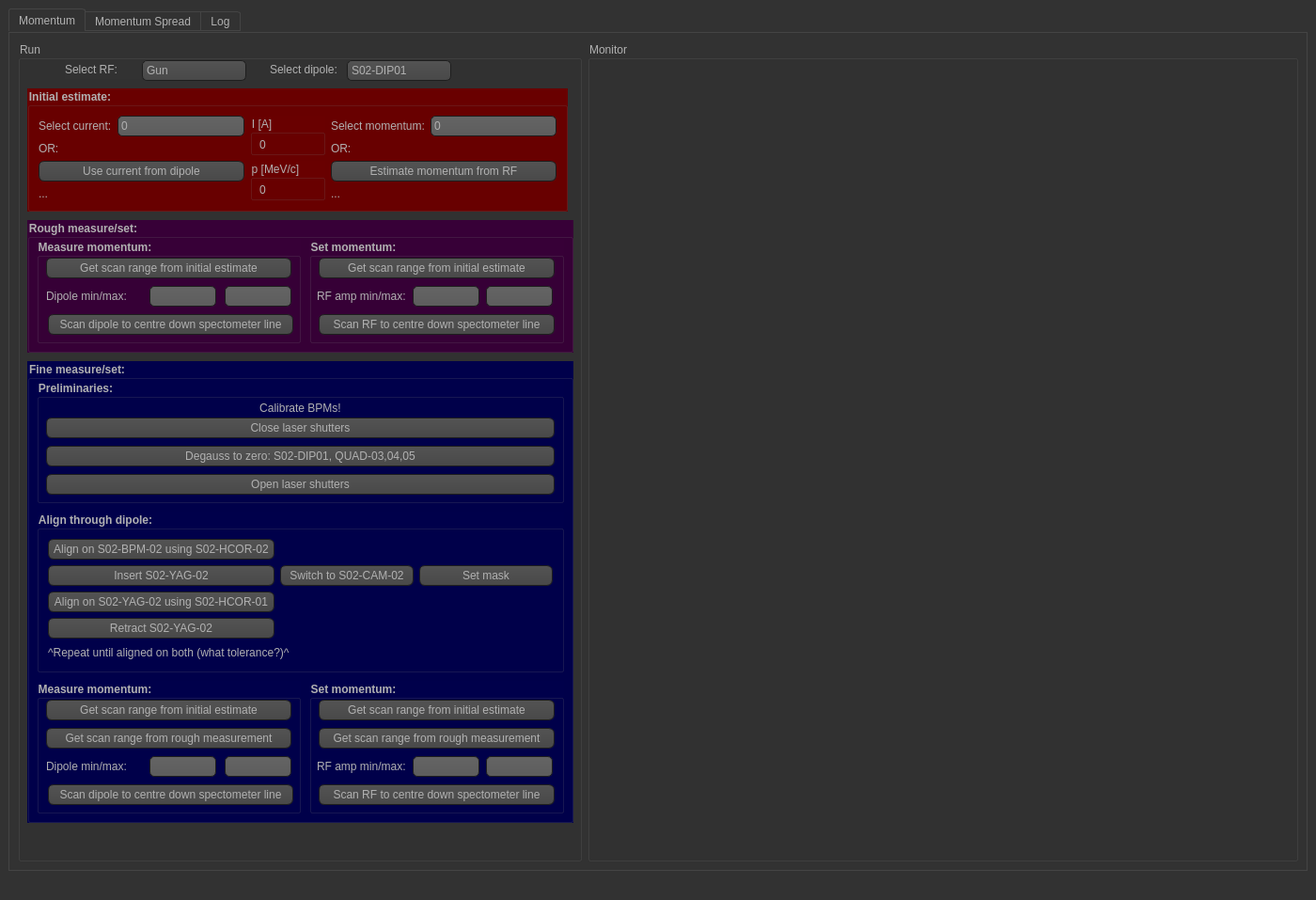
<?xml version="1.0" encoding="UTF-8"?>
<ui version="4.0">
 <class>MainWindow</class>
 <widget class="QMainWindow" name="MainWindow">
  <property name="geometry">
   <rect>
    <x>0</x>
    <y>0</y>
    <width>1400</width>
    <height>957</height>
   </rect>
  </property>
  <property name="windowTitle">
   <string>MainWindow</string>
  </property>
  <property name="styleSheet">
   <string notr="true">QToolTip
{
     border: 1px solid black;
     background-color: #ffa02f;
     padding: 1px;
     border-radius: 3px;
     opacity: 100;
}

QWidget
{
    color: #b1b1b1;
    background-color: #323232;
}

QWidget:item:hover
{
    background-color: QLinearGradient( x1: 0, y1: 0, x2: 0, y2: 1, stop: 0 #ffa02f, stop: 1 #ca0619);
    color: #000000;
}

QWidget:item:selected
{
    background-color: QLinearGradient( x1: 0, y1: 0, x2: 0, y2: 1, stop: 0 #ffa02f, stop: 1 #d7801a);
}

QMenuBar::item
{
    background: transparent;
}

QMenuBar::item:selected
{
    background: transparent;
    border: 1px solid #ffaa00;
}

QMenuBar::item:pressed
{
    background: #444;
    border: 1px solid #000;
    background-color: QLinearGradient(
        x1:0, y1:0,
        x2:0, y2:1,
        stop:1 #212121,
        stop:0.4 #343434/*,
        stop:0.2 #343434,
        stop:0.1 #ffaa00*/
    );
    margin-bottom:-1px;
    padding-bottom:1px;
}

QMenu
{
    border: 1px solid #000;
}

QMenu::item
{
    padding: 2px 20px 2px 20px;
}

QMenu::item:selected
{
    color: #000000;
}

QWidget:disabled
{
    color: #404040;
    background-color: #323232;
}

QAbstractItemView
{
    background-color: QLinearGradient( x1: 0, y1: 0, x2: 0, y2: 1, stop: 0 #4d4d4d, stop: 0.1 #646464, stop: 1 #5d5d5d);
}

QWidget:focus
{
    /*border: 2px solid QLinearGradient( x1: 0, y1: 0, x2: 0, y2: 1, stop: 0 #ffa02f, stop: 1 #d7801a);*/
}

QLineEdit
{
    background-color: QLinearGradient( x1: 0, y1: 0, x2: 0, y2: 1, stop: 0 #4d4d4d, stop: 0 #646464, stop: 1 #5d5d5d);
    padding: 1px;
    border-style: solid;
    border: 1px solid #1e1e1e;
    border-radius: 5;
}

QPushButton
{
    color: #b1b1b1;
    background-color: QLinearGradient( x1: 0, y1: 0, x2: 0, y2: 1, stop: 0 #565656, stop: 0.1 #525252, stop: 0.5 #4e4e4e, stop: 0.9 #4a4a4a, stop: 1 #464646);
    border-width: 1px;
    border-color: #1e1e1e;
    border-style: solid;
    border-radius: 6;
    padding: 3px;
    font-size: 12px;
    padding-left: 5px;
    padding-right: 5px;
}

QPushButton:pressed
{
    background-color: QLinearGradient( x1: 0, y1: 0, x2: 0, y2: 1, stop: 0 #2d2d2d, stop: 0.1 #2b2b2b, stop: 0.5 #292929, stop: 0.9 #282828, stop: 1 #252525);
}

QComboBox
{
    selection-background-color: #ffaa00;
    background-color: QLinearGradient( x1: 0, y1: 0, x2: 0, y2: 1, stop: 0 #565656, stop: 0.1 #525252, stop: 0.5 #4e4e4e, stop: 0.9 #4a4a4a, stop: 1 #464646);
    border-style: solid;
    border: 1px solid #1e1e1e;
    border-radius: 5;
}

QComboBox:hover,QPushButton:hover
{
    border: 2px solid QLinearGradient( x1: 0, y1: 0, x2: 0, y2: 1, stop: 0 #ffa02f, stop: 1 #d7801a);
}


QComboBox:on
{
    padding-top: 3px;
    padding-left: 4px;
    background-color: QLinearGradient( x1: 0, y1: 0, x2: 0, y2: 1, stop: 0 #2d2d2d, stop: 0.1 #2b2b2b, stop: 0.5 #292929, stop: 0.9 #282828, stop: 1 #252525);
    selection-background-color: #ffaa00;
}

QComboBox QAbstractItemView
{
    border: 2px solid darkgray;
    selection-background-color: QLinearGradient( x1: 0, y1: 0, x2: 0, y2: 1, stop: 0 #ffa02f, stop: 1 #d7801a);
}

QComboBox::drop-down
{
     subcontrol-origin: padding;
     subcontrol-position: top right;
     width: 15px;

     border-left-width: 0px;
     border-left-color: darkgray;
     border-left-style: solid; /* just a single line */
     border-top-right-radius: 3px; /* same radius as the QComboBox */
     border-bottom-right-radius: 3px;
 }

QComboBox::down-arrow
{
     image: url(:/down_arrow.png);
}

QGroupBox:focus
{
border: 2px solid QLinearGradient( x1: 0, y1: 0, x2: 0, y2: 1, stop: 0 #ffa02f, stop: 1 #d7801a);
}

QTextEdit:focus
{
    border: 2px solid QLinearGradient( x1: 0, y1: 0, x2: 0, y2: 1, stop: 0 #ffa02f, stop: 1 #d7801a);
}

QScrollBar:horizontal {
     border: 1px solid #222222;
     background: QLinearGradient( x1: 0, y1: 0, x2: 0, y2: 1, stop: 0.0 #121212, stop: 0.2 #282828, stop: 1 #484848);
     height: 7px;
     margin: 0px 16px 0 16px;
}

QScrollBar::handle:horizontal
{
      background: QLinearGradient( x1: 0, y1: 0, x2: 1, y2: 0, stop: 0 #ffa02f, stop: 0.5 #d7801a, stop: 1 #ffa02f);
      min-height: 20px;
      border-radius: 2px;
}

QScrollBar::add-line:horizontal {
      border: 1px solid #1b1b19;
      border-radius: 2px;
      background: QLinearGradient( x1: 0, y1: 0, x2: 1, y2: 0, stop: 0 #ffa02f, stop: 1 #d7801a);
      width: 14px;
      subcontrol-position: right;
      subcontrol-origin: margin;
}

QScrollBar::sub-line:horizontal {
      border: 1px solid #1b1b19;
      border-radius: 2px;
      background: QLinearGradient( x1: 0, y1: 0, x2: 1, y2: 0, stop: 0 #ffa02f, stop: 1 #d7801a);
      width: 14px;
     subcontrol-position: left;
     subcontrol-origin: margin;
}

QScrollBar::right-arrow:horizontal, QScrollBar::left-arrow:horizontal
{
      border: 1px solid black;
      width: 1px;
      height: 1px;
      background: white;
}

QScrollBar::add-page:horizontal, QScrollBar::sub-page:horizontal
{
      background: none;
}

QScrollBar:vertical
{
      background: QLinearGradient( x1: 0, y1: 0, x2: 1, y2: 0, stop: 0.0 #121212, stop: 0.2 #282828, stop: 1 #484848);
      width: 7px;
      margin: 16px 0 16px 0;
      border: 1px solid #222222;
}

QScrollBar::handle:vertical
{
      background: QLinearGradient( x1: 0, y1: 0, x2: 0, y2: 1, stop: 0 #ffa02f, stop: 0.5 #d7801a, stop: 1 #ffa02f);
      min-height: 20px;
      border-radius: 2px;
}

QScrollBar::add-line:vertical
{
      border: 1px solid #1b1b19;
      border-radius: 2px;
      background: QLinearGradient( x1: 0, y1: 0, x2: 0, y2: 1, stop: 0 #ffa02f, stop: 1 #d7801a);
      height: 14px;
      subcontrol-position: bottom;
      subcontrol-origin: margin;
}

QScrollBar::sub-line:vertical
{
      border: 1px solid #1b1b19;
      border-radius: 2px;
      background: QLinearGradient( x1: 0, y1: 0, x2: 0, y2: 1, stop: 0 #d7801a, stop: 1 #ffa02f);
      height: 14px;
      subcontrol-position: top;
      subcontrol-origin: margin;
}

QScrollBar::up-arrow:vertical, QScrollBar::down-arrow:vertical
{
      border: 1px solid black;
      width: 1px;
      height: 1px;
      background: white;
}


QScrollBar::add-page:vertical, QScrollBar::sub-page:vertical
{
      background: none;
}

QTextEdit
{
    background-color: #242424;
}

QPlainTextEdit
{
    background-color: #242424;
}

QHeaderView::section
{
    background-color: QLinearGradient(x1:0, y1:0, x2:0, y2:1, stop:0 #616161, stop: 0.5 #505050, stop: 0.6 #434343, stop:1 #656565);
    color: white;
    padding-left: 4px;
    border: 1px solid #6c6c6c;
}

QCheckBox:disabled
{
color: #414141;
}

QDockWidget::title
{
    text-align: center;
    spacing: 3px; /* spacing between items in the tool bar */
    background-color: QLinearGradient(x1:0, y1:0, x2:0, y2:1, stop:0 #323232, stop: 0.5 #242424, stop:1 #323232);
}

QDockWidget::close-button, QDockWidget::float-button
{
    text-align: center;
    spacing: 1px; /* spacing between items in the tool bar */
    background-color: QLinearGradient(x1:0, y1:0, x2:0, y2:1, stop:0 #323232, stop: 0.5 #242424, stop:1 #323232);
}

QDockWidget::close-button:hover, QDockWidget::float-button:hover
{
    background: #242424;
}

QDockWidget::close-button:pressed, QDockWidget::float-button:pressed
{
    padding: 1px -1px -1px 1px;
}

QMainWindow::separator
{
    background-color: QLinearGradient(x1:0, y1:0, x2:0, y2:1, stop:0 #161616, stop: 0.5 #151515, stop: 0.6 #212121, stop:1 #343434);
    color: white;
    padding-left: 4px;
    border: 1px solid #4c4c4c;
    spacing: 3px; /* spacing between items in the tool bar */
}

QMainWindow::separator:hover
{

    background-color: QLinearGradient(x1:0, y1:0, x2:0, y2:1, stop:0 #d7801a, stop:0.5 #b56c17 stop:1 #ffa02f);
    color: white;
    padding-left: 4px;
    border: 1px solid #6c6c6c;
    spacing: 3px; /* spacing between items in the tool bar */
}

QToolBar::handle
{
     spacing: 3px; /* spacing between items in the tool bar */
     background: url(:/images/handle.png);
}

QMenu::separator
{
    height: 2px;
    background-color: QLinearGradient(x1:0, y1:0, x2:0, y2:1, stop:0 #161616, stop: 0.5 #151515, stop: 0.6 #212121, stop:1 #343434);
    color: white;
    padding-left: 4px;
    margin-left: 10px;
    margin-right: 5px;
}

QProgressBar
{
    border: 2px solid grey;
    border-radius: 5px;
    text-align: center;
}

QProgressBar::chunk
{
    background-color: #d7801a;
    width: 2.15px;
    margin: 0.5px;
}

QTabBar::tab {
    color: #b1b1b1;
    border: 1px solid #444;
    border-bottom-style: none;
    background-color: #323232;
    padding-left: 10px;
    padding-right: 10px;
    padding-top: 3px;
    padding-bottom: 2px;
    margin-right: -1px;
}

QTabWidget::pane {
    border: 1px solid #444;
    top: 1px;
}

QTabBar::tab:last
{
    margin-right: 0; /* the last selected tab has nothing to overlap with on the right */
    border-top-right-radius: 3px;
}

QTabBar::tab:first:!selected
{
 margin-left: 0px; /* the last selected tab has nothing to overlap with on the right */


    border-top-left-radius: 3px;
}

QTabBar::tab:!selected
{
    color: #b1b1b1;
    border-bottom-style: solid;
    margin-top: 3px;
    background-color: QLinearGradient(x1:0, y1:0, x2:0, y2:1, stop:1 #212121, stop:.4 #343434);
}

QTabBar::tab:selected
{
    border-top-left-radius: 3px;
    border-top-right-radius: 3px;
    margin-bottom: 0px;
}

QTabBar::tab:!selected:hover
{
    /*border-top: 2px solid #ffaa00;
    padding-bottom: 3px;*/
    border-top-left-radius: 3px;
    border-top-right-radius: 3px;
    background-color: QLinearGradient(x1:0, y1:0, x2:0, y2:1, stop:1 #212121, stop:0.4 #343434, stop:0.2 #343434, stop:0.1 #ffaa00);
}

QRadioButton::indicator:checked, QRadioButton::indicator:unchecked{
    color: #b1b1b1;
    background-color: #323232;
    border: 1px solid #b1b1b1;
    border-radius: 6px;
}

QRadioButton::indicator:checked
{
    background-color: qradialgradient(
        cx: 0.5, cy: 0.5,
        fx: 0.5, fy: 0.5,
        radius: 1.0,
        stop: 0.25 #ffaa00,
        stop: 0.3 #323232
    );
}

QCheckBox::indicator{
    color: #b1b1b1;
    background-color: #323232;
    border: 1px solid #b1b1b1;
    width: 9px;
    height: 9px;
}

QRadioButton::indicator
{
    border-radius: 6px;
}

QRadioButton::indicator:hover, QCheckBox::indicator:hover
{
    border: 1px solid #ffaa00;
}

QCheckBox::indicator:checked
{
    background-color: qradialgradient(
        cx: 0.5, cy: 0.5,
        fx: 0.5, fy: 0.5,
        radius: 1.0,
        stop: 0.25 #ffaa00,
        stop: 0.3 #323232
    );
    image:url(:/images/checkbox.png);
}

QCheckBox::indicator:disabled, QRadioButton::indicator:disabled
{
    border: 1px solid #444;
}</string>
  </property>
  <widget class="QWidget" name="centralwidget">
   <layout class="QGridLayout" name="gridLayout_5">
    <item row="0" column="0">
     <widget class="QTabWidget" name="tabWidget">
      <property name="currentIndex">
       <number>0</number>
      </property>
      <widget class="QWidget" name="tab">
       <attribute name="title">
        <string>Momentum</string>
       </attribute>
       <layout class="QHBoxLayout" name="horizontalLayout">
        <item>
         <widget class="QGroupBox" name="groupBox_run">
          <property name="minimumSize">
           <size>
            <width>600</width>
            <height>0</height>
           </size>
          </property>
          <property name="maximumSize">
           <size>
            <width>600</width>
            <height>16777215</height>
           </size>
          </property>
          <property name="title">
           <string>Run</string>
          </property>
          <widget class="QGroupBox" name="groupBox">
           <property name="geometry">
            <rect>
             <x>10</x>
             <y>50</y>
             <width>575</width>
             <height>131</height>
            </rect>
           </property>
           <property name="font">
            <font>
             <weight>75</weight>
             <bold>true</bold>
            </font>
           </property>
           <property name="styleSheet">
            <string notr="true">QGroupBox{ background-color: rgb(105, 0, 0);}
QLabel{ background-color: rgba(0,0,0,0%);}</string>
           </property>
           <property name="title">
            <string>Initial estimate:</string>
           </property>
           <layout class="QGridLayout" name="gridLayout">
            <item row="3" column="3" colspan="2">
             <widget class="QLabel" name="label_RF">
              <property name="minimumSize">
               <size>
                <width>120</width>
                <height>0</height>
               </size>
              </property>
              <property name="text">
               <string>...</string>
              </property>
             </widget>
            </item>
            <item row="0" column="4">
             <widget class="QLineEdit" name="lineEdit_selectMom">
              <property name="minimumSize">
               <size>
                <width>0</width>
                <height>22</height>
               </size>
              </property>
              <property name="text">
               <string>0</string>
              </property>
             </widget>
            </item>
            <item row="3" column="0" colspan="2">
             <widget class="QLabel" name="label_I">
              <property name="minimumSize">
               <size>
                <width>120</width>
                <height>0</height>
               </size>
              </property>
              <property name="text">
               <string>...</string>
              </property>
             </widget>
            </item>
            <item row="0" column="1">
             <widget class="QLineEdit" name="lineEdit_selectCurrent">
              <property name="minimumSize">
               <size>
                <width>0</width>
                <height>22</height>
               </size>
              </property>
              <property name="text">
               <string>0</string>
              </property>
             </widget>
            </item>
            <item row="2" column="3" colspan="2">
             <widget class="QPushButton" name="pushButton_useRF">
              <property name="sizePolicy">
               <sizepolicy hsizetype="Minimum" vsizetype="Fixed">
                <horstretch>0</horstretch>
                <verstretch>0</verstretch>
               </sizepolicy>
              </property>
              <property name="minimumSize">
               <size>
                <width>140</width>
                <height>22</height>
               </size>
              </property>
              <property name="maximumSize">
               <size>
                <width>371</width>
                <height>16777215</height>
               </size>
              </property>
              <property name="text">
               <string>Estimate momentum from RF</string>
              </property>
              <property name="checked">
               <bool>false</bool>
              </property>
             </widget>
            </item>
            <item row="0" column="0">
             <widget class="QLabel" name="label">
              <property name="text">
               <string>Select current:</string>
              </property>
             </widget>
            </item>
            <item row="2" column="0" colspan="2">
             <widget class="QPushButton" name="pushButton_useCurrent">
              <property name="sizePolicy">
               <sizepolicy hsizetype="Minimum" vsizetype="Fixed">
                <horstretch>0</horstretch>
                <verstretch>0</verstretch>
               </sizepolicy>
              </property>
              <property name="minimumSize">
               <size>
                <width>140</width>
                <height>22</height>
               </size>
              </property>
              <property name="maximumSize">
               <size>
                <width>371</width>
                <height>16777215</height>
               </size>
              </property>
              <property name="text">
               <string>Use current from dipole</string>
              </property>
              <property name="checked">
               <bool>false</bool>
              </property>
             </widget>
            </item>
            <item row="1" column="0">
             <widget class="QLabel" name="label_6">
              <property name="text">
               <string>OR:</string>
              </property>
             </widget>
            </item>
            <item row="0" column="3">
             <widget class="QLabel" name="label_2">
              <property name="text">
               <string>Select momentum:</string>
              </property>
             </widget>
            </item>
            <item row="1" column="3">
             <widget class="QLabel" name="label_7">
              <property name="text">
               <string>OR:</string>
              </property>
             </widget>
            </item>
            <item row="0" column="2" rowspan="2">
             <widget class="QGroupBox" name="groupBox_7">
              <property name="title">
               <string>I [A]</string>
              </property>
              <widget class="QLabel" name="label_predictI">
               <property name="geometry">
                <rect>
                 <x>10</x>
                 <y>20</y>
                 <width>61</width>
                 <height>22</height>
                </rect>
               </property>
               <property name="text">
                <string>0</string>
               </property>
              </widget>
              <zorder>label_predictI</zorder>
              <zorder>groupBox_8</zorder>
             </widget>
            </item>
            <item row="2" column="2" rowspan="2">
             <widget class="QGroupBox" name="groupBox_2">
              <property name="title">
               <string>p [MeV/c]</string>
              </property>
              <widget class="QLabel" name="label_predictMom">
               <property name="geometry">
                <rect>
                 <x>10</x>
                 <y>20</y>
                 <width>61</width>
                 <height>22</height>
                </rect>
               </property>
               <property name="text">
                <string>0</string>
               </property>
              </widget>
             </widget>
            </item>
           </layout>
          </widget>
          <widget class="QGroupBox" name="groupBox_9">
           <property name="geometry">
            <rect>
             <x>10</x>
             <y>340</y>
             <width>581</width>
             <height>491</height>
            </rect>
           </property>
           <property name="font">
            <font>
             <weight>75</weight>
             <bold>true</bold>
            </font>
           </property>
           <property name="styleSheet">
            <string notr="true">QGroupBox{ background-color: rgb(0, 0, 75);}
QLabel{ background-color: rgba(0,0,0,0%);}
#QPushButton{ background-color: rgb(255, 255, 255);}</string>
           </property>
           <property name="title">
            <string>Fine measure/set:</string>
           </property>
           <widget class="QGroupBox" name="groupBox_3">
            <property name="geometry">
             <rect>
              <x>10</x>
              <y>20</y>
              <width>561</width>
              <height>131</height>
             </rect>
            </property>
            <property name="font">
             <font>
              <weight>75</weight>
              <italic>false</italic>
              <bold>true</bold>
             </font>
            </property>
            <property name="title">
             <string>Preliminaries:</string>
            </property>
            <widget class="QPushButton" name="pushButton_Prelim_3">
             <property name="geometry">
              <rect>
               <x>10</x>
               <y>70</y>
               <width>541</width>
               <height>22</height>
              </rect>
             </property>
             <property name="sizePolicy">
              <sizepolicy hsizetype="Minimum" vsizetype="Fixed">
               <horstretch>0</horstretch>
               <verstretch>0</verstretch>
              </sizepolicy>
             </property>
             <property name="minimumSize">
              <size>
               <width>140</width>
               <height>0</height>
              </size>
             </property>
             <property name="maximumSize">
              <size>
               <width>16777215</width>
               <height>16777215</height>
              </size>
             </property>
             <property name="text">
              <string>Degauss to zero: S02-DIP01, QUAD-03,04,05</string>
             </property>
             <property name="checked">
              <bool>false</bool>
             </property>
            </widget>
            <widget class="QLabel" name="label_5">
             <property name="geometry">
              <rect>
               <x>15</x>
               <y>20</y>
               <width>531</width>
               <height>20</height>
              </rect>
             </property>
             <property name="text">
              <string>Calibrate BPMs!</string>
             </property>
             <property name="alignment">
              <set>Qt::AlignCenter</set>
             </property>
            </widget>
            <widget class="QPushButton" name="pushButton_Prelim_2">
             <property name="geometry">
              <rect>
               <x>10</x>
               <y>40</y>
               <width>541</width>
               <height>22</height>
              </rect>
             </property>
             <property name="sizePolicy">
              <sizepolicy hsizetype="Minimum" vsizetype="Fixed">
               <horstretch>0</horstretch>
               <verstretch>0</verstretch>
              </sizepolicy>
             </property>
             <property name="minimumSize">
              <size>
               <width>140</width>
               <height>0</height>
              </size>
             </property>
             <property name="maximumSize">
              <size>
               <width>16777215</width>
               <height>16777215</height>
              </size>
             </property>
             <property name="text">
              <string>Close laser shutters</string>
             </property>
             <property name="checked">
              <bool>false</bool>
             </property>
            </widget>
            <widget class="QPushButton" name="pushButton_Prelim_4">
             <property name="geometry">
              <rect>
               <x>10</x>
               <y>100</y>
               <width>541</width>
               <height>22</height>
              </rect>
             </property>
             <property name="sizePolicy">
              <sizepolicy hsizetype="Minimum" vsizetype="Fixed">
               <horstretch>0</horstretch>
               <verstretch>0</verstretch>
              </sizepolicy>
             </property>
             <property name="minimumSize">
              <size>
               <width>140</width>
               <height>0</height>
              </size>
             </property>
             <property name="maximumSize">
              <size>
               <width>16777215</width>
               <height>16777215</height>
              </size>
             </property>
             <property name="text">
              <string>Open laser shutters</string>
             </property>
             <property name="checked">
              <bool>false</bool>
             </property>
            </widget>
           </widget>
           <widget class="QGroupBox" name="groupBox_4">
            <property name="geometry">
             <rect>
              <x>10</x>
              <y>160</y>
              <width>561</width>
              <height>171</height>
             </rect>
            </property>
            <property name="font">
             <font>
              <weight>75</weight>
              <italic>false</italic>
              <bold>true</bold>
             </font>
            </property>
            <property name="title">
             <string>Align through dipole:</string>
            </property>
            <layout class="QGridLayout" name="gridLayout_4">
             <item row="0" column="0">
              <widget class="QPushButton" name="pushButton_Align_1">
               <property name="text">
                <string>Align on S02-BPM-02 using S02-HCOR-02</string>
               </property>
               <property name="checked">
                <bool>false</bool>
               </property>
              </widget>
             </item>
             <item row="3" column="0">
              <widget class="QPushButton" name="pushButton_Align_4">
               <property name="text">
                <string>Retract S02-YAG-02</string>
               </property>
               <property name="checked">
                <bool>false</bool>
               </property>
              </widget>
             </item>
             <item row="1" column="0">
              <widget class="QPushButton" name="pushButton_Align_2">
               <property name="text">
                <string>Insert S02-YAG-02</string>
               </property>
               <property name="checked">
                <bool>false</bool>
               </property>
              </widget>
             </item>
             <item row="4" column="0" colspan="2">
              <widget class="QLabel" name="label_4">
               <property name="text">
                <string>^Repeat until aligned on both (what tolerance?)^</string>
               </property>
              </widget>
             </item>
             <item row="2" column="0">
              <widget class="QPushButton" name="pushButton_Align_3">
               <property name="text">
                <string>Align on S02-YAG-02 using S02-HCOR-01</string>
               </property>
               <property name="checked">
                <bool>false</bool>
               </property>
              </widget>
             </item>
             <item row="1" column="1">
              <widget class="QPushButton" name="pushButton_Align_2_A">
               <property name="sizePolicy">
                <sizepolicy hsizetype="Minimum" vsizetype="Fixed">
                 <horstretch>0</horstretch>
                 <verstretch>0</verstretch>
                </sizepolicy>
               </property>
               <property name="minimumSize">
                <size>
                 <width>140</width>
                 <height>0</height>
                </size>
               </property>
               <property name="maximumSize">
                <size>
                 <width>371</width>
                 <height>16777215</height>
                </size>
               </property>
               <property name="text">
                <string>Switch to S02-CAM-02</string>
               </property>
               <property name="checked">
                <bool>false</bool>
               </property>
              </widget>
             </item>
             <item row="1" column="2">
              <widget class="QPushButton" name="pushButton_Align_2_B">
               <property name="sizePolicy">
                <sizepolicy hsizetype="Minimum" vsizetype="Fixed">
                 <horstretch>0</horstretch>
                 <verstretch>0</verstretch>
                </sizepolicy>
               </property>
               <property name="minimumSize">
                <size>
                 <width>140</width>
                 <height>0</height>
                </size>
               </property>
               <property name="maximumSize">
                <size>
                 <width>371</width>
                 <height>16777215</height>
                </size>
               </property>
               <property name="text">
                <string>Set mask</string>
               </property>
               <property name="checked">
                <bool>false</bool>
               </property>
              </widget>
             </item>
            </layout>
           </widget>
           <widget class="QGroupBox" name="groupBox_5">
            <property name="geometry">
             <rect>
              <x>10</x>
              <y>340</y>
              <width>281</width>
              <height>141</height>
             </rect>
            </property>
            <property name="font">
             <font>
              <weight>75</weight>
              <bold>true</bold>
             </font>
            </property>
            <property name="styleSheet">
             <string notr="true">QGroupBox{ background-color: rgb(0, 0, 75);}
QLabel{ background-color: rgba(0,0,0,0%);}
#QPushButton{ background-color: rgb(255, 255, 255);}</string>
            </property>
            <property name="title">
             <string>Measure momentum:</string>
            </property>
            <widget class="QLineEdit" name="lineEdit_fineCurrentMax">
             <property name="geometry">
              <rect>
               <x>200</x>
               <y>80</y>
               <width>71</width>
               <height>22</height>
              </rect>
             </property>
            </widget>
            <widget class="QPushButton" name="pushButton_fineGetCurrentRange">
             <property name="geometry">
              <rect>
               <x>10</x>
               <y>20</y>
               <width>261</width>
               <height>22</height>
              </rect>
             </property>
             <property name="text">
              <string>Get scan range from initial estimate</string>
             </property>
             <property name="checked">
              <bool>false</bool>
             </property>
            </widget>
            <widget class="QLabel" name="label_9">
             <property name="geometry">
              <rect>
               <x>10</x>
               <y>80</y>
               <width>101</width>
               <height>21</height>
              </rect>
             </property>
             <property name="text">
              <string>Dipole min/max:</string>
             </property>
            </widget>
            <widget class="QPushButton" name="pushButton_fineCentreC2VCurrent">
             <property name="geometry">
              <rect>
               <x>12</x>
               <y>110</y>
               <width>261</width>
               <height>22</height>
              </rect>
             </property>
             <property name="text">
              <string>Scan dipole to centre down spectometer line</string>
             </property>
             <property name="checked">
              <bool>false</bool>
             </property>
            </widget>
            <widget class="QLineEdit" name="lineEdit_fineCurrentMin">
             <property name="geometry">
              <rect>
               <x>120</x>
               <y>80</y>
               <width>71</width>
               <height>22</height>
              </rect>
             </property>
            </widget>
            <widget class="QPushButton" name="pushButton_fineGetCurrentRange_2">
             <property name="geometry">
              <rect>
               <x>10</x>
               <y>50</y>
               <width>261</width>
               <height>22</height>
              </rect>
             </property>
             <property name="text">
              <string>Get scan range from rough measurement</string>
             </property>
             <property name="checked">
              <bool>false</bool>
             </property>
            </widget>
           </widget>
           <widget class="QGroupBox" name="groupBox_6">
            <property name="geometry">
             <rect>
              <x>300</x>
              <y>340</y>
              <width>271</width>
              <height>141</height>
             </rect>
            </property>
            <property name="font">
             <font>
              <weight>75</weight>
              <bold>true</bold>
             </font>
            </property>
            <property name="styleSheet">
             <string notr="true">QGroupBox{ background-color: rgb(0, 0, 75);}
QLabel{ background-color: rgba(0,0,0,0%);}
#QPushButton{ background-color: rgb(255, 255, 255);}</string>
            </property>
            <property name="title">
             <string>Set momentum:</string>
            </property>
            <widget class="QLineEdit" name="lineEdit_fineRFMin">
             <property name="geometry">
              <rect>
               <x>110</x>
               <y>80</y>
               <width>71</width>
               <height>22</height>
              </rect>
             </property>
            </widget>
            <widget class="QPushButton" name="pushButton_fineGetRFRange">
             <property name="geometry">
              <rect>
               <x>10</x>
               <y>20</y>
               <width>251</width>
               <height>22</height>
              </rect>
             </property>
             <property name="text">
              <string>Get scan range from initial estimate</string>
             </property>
             <property name="checked">
              <bool>false</bool>
             </property>
            </widget>
            <widget class="QLineEdit" name="lineEdit_fineRFMax">
             <property name="geometry">
              <rect>
               <x>188</x>
               <y>80</y>
               <width>71</width>
               <height>22</height>
              </rect>
             </property>
            </widget>
            <widget class="QLabel" name="label_10">
             <property name="geometry">
              <rect>
               <x>8</x>
               <y>80</y>
               <width>101</width>
               <height>21</height>
              </rect>
             </property>
             <property name="text">
              <string>RF amp min/max:</string>
             </property>
            </widget>
            <widget class="QPushButton" name="pushButton_fineCentreC2VRF">
             <property name="geometry">
              <rect>
               <x>10</x>
               <y>110</y>
               <width>251</width>
               <height>22</height>
              </rect>
             </property>
             <property name="text">
              <string>Scan RF to centre down spectometer line</string>
             </property>
             <property name="checked">
              <bool>false</bool>
             </property>
            </widget>
            <widget class="QPushButton" name="pushButton_fineGetRFRange_2">
             <property name="geometry">
              <rect>
               <x>10</x>
               <y>50</y>
               <width>251</width>
               <height>22</height>
              </rect>
             </property>
             <property name="text">
              <string>Get scan range from rough measurement</string>
             </property>
             <property name="checked">
              <bool>false</bool>
             </property>
            </widget>
           </widget>
          </widget>
          <widget class="QComboBox" name="comboBox_dipole">
           <property name="geometry">
            <rect>
             <x>350</x>
             <y>20</y>
             <width>111</width>
             <height>22</height>
            </rect>
           </property>
           <item>
            <property name="text">
             <string>S02-DIP01</string>
            </property>
           </item>
          </widget>
          <widget class="QLabel" name="label_I_3">
           <property name="geometry">
            <rect>
             <x>268</x>
             <y>20</y>
             <width>81</width>
             <height>20</height>
            </rect>
           </property>
           <property name="minimumSize">
            <size>
             <width>80</width>
             <height>0</height>
            </size>
           </property>
           <property name="text">
            <string>Select dipole:</string>
           </property>
          </widget>
          <widget class="QGroupBox" name="groupBox_10">
           <property name="geometry">
            <rect>
             <x>10</x>
             <y>190</y>
             <width>581</width>
             <height>141</height>
            </rect>
           </property>
           <property name="font">
            <font>
             <weight>75</weight>
             <bold>true</bold>
            </font>
           </property>
           <property name="styleSheet">
            <string notr="true">QGroupBox{ background-color: rgb(55, 0, 55);}
QLabel{ background-color: rgba(0,0,0,0%);}
#QPushButton{ background-color: rgb(255, 255, 255);}</string>
           </property>
           <property name="title">
            <string>Rough measure/set:</string>
           </property>
           <widget class="QGroupBox" name="groupBox_8">
            <property name="geometry">
             <rect>
              <x>10</x>
              <y>20</y>
              <width>281</width>
              <height>111</height>
             </rect>
            </property>
            <property name="font">
             <font>
              <weight>75</weight>
              <bold>true</bold>
             </font>
            </property>
            <property name="styleSheet">
             <string notr="true">QGroupBox{ background-color: rgb(55, 0, 55);}
QLabel{ background-color: rgba(0,0,0,0%);}
#QPushButton{ background-color: rgb(255, 255, 255);}</string>
            </property>
            <property name="title">
             <string>Measure momentum:</string>
            </property>
            <widget class="QPushButton" name="pushButton_roughCentreC2VCurrent">
             <property name="geometry">
              <rect>
               <x>12</x>
               <y>80</y>
               <width>261</width>
               <height>22</height>
              </rect>
             </property>
             <property name="text">
              <string>Scan dipole to centre down spectometer line</string>
             </property>
             <property name="checked">
              <bool>false</bool>
             </property>
            </widget>
            <widget class="QLineEdit" name="lineEdit_roughCurrentMin">
             <property name="geometry">
              <rect>
               <x>120</x>
               <y>50</y>
               <width>71</width>
               <height>22</height>
              </rect>
             </property>
            </widget>
            <widget class="QLineEdit" name="lineEdit_roughCurrentMax">
             <property name="geometry">
              <rect>
               <x>200</x>
               <y>50</y>
               <width>71</width>
               <height>22</height>
              </rect>
             </property>
            </widget>
            <widget class="QLabel" name="label_3">
             <property name="geometry">
              <rect>
               <x>10</x>
               <y>50</y>
               <width>101</width>
               <height>21</height>
              </rect>
             </property>
             <property name="text">
              <string>Dipole min/max:</string>
             </property>
            </widget>
            <widget class="QPushButton" name="pushButton_roughGetCurrentRange">
             <property name="geometry">
              <rect>
               <x>10</x>
               <y>20</y>
               <width>261</width>
               <height>22</height>
              </rect>
             </property>
             <property name="text">
              <string>Get scan range from initial estimate</string>
             </property>
             <property name="checked">
              <bool>false</bool>
             </property>
            </widget>
           </widget>
           <widget class="QGroupBox" name="groupBox_11">
            <property name="geometry">
             <rect>
              <x>300</x>
              <y>20</y>
              <width>271</width>
              <height>111</height>
             </rect>
            </property>
            <property name="font">
             <font>
              <weight>75</weight>
              <bold>true</bold>
             </font>
            </property>
            <property name="styleSheet">
             <string notr="true">QGroupBox{ background-color: rgb(55, 0, 55);}
QLabel{ background-color: rgba(0,0,0,0%);}
#QPushButton{ background-color: rgb(255, 255, 255);}</string>
            </property>
            <property name="title">
             <string>Set momentum:</string>
            </property>
            <widget class="QLineEdit" name="lineEdit_roughRFMax">
             <property name="geometry">
              <rect>
               <x>188</x>
               <y>50</y>
               <width>71</width>
               <height>22</height>
              </rect>
             </property>
            </widget>
            <widget class="QLabel" name="label_8">
             <property name="geometry">
              <rect>
               <x>8</x>
               <y>50</y>
               <width>111</width>
               <height>21</height>
              </rect>
             </property>
             <property name="text">
              <string>RF amp min/max:</string>
             </property>
            </widget>
            <widget class="QPushButton" name="pushButton_roughCentreC2VRF">
             <property name="geometry">
              <rect>
               <x>10</x>
               <y>80</y>
               <width>251</width>
               <height>22</height>
              </rect>
             </property>
             <property name="text">
              <string>Scan RF to centre down spectometer line</string>
             </property>
             <property name="checked">
              <bool>false</bool>
             </property>
            </widget>
            <widget class="QLineEdit" name="lineEdit_roughRFMin">
             <property name="geometry">
              <rect>
               <x>110</x>
               <y>50</y>
               <width>71</width>
               <height>22</height>
              </rect>
             </property>
            </widget>
            <widget class="QPushButton" name="pushButton_roughGetRFRange">
             <property name="geometry">
              <rect>
               <x>10</x>
               <y>20</y>
               <width>251</width>
               <height>22</height>
              </rect>
             </property>
             <property name="text">
              <string>Get scan range from initial estimate</string>
             </property>
             <property name="checked">
              <bool>false</bool>
             </property>
            </widget>
           </widget>
          </widget>
          <widget class="QComboBox" name="comboBox_dipole_2">
           <property name="geometry">
            <rect>
             <x>132</x>
             <y>20</y>
             <width>111</width>
             <height>22</height>
            </rect>
           </property>
           <item>
            <property name="text">
             <string>Gun</string>
            </property>
           </item>
           <item>
            <property name="text">
             <string>Linac (gun fixed)</string>
            </property>
           </item>
          </widget>
          <widget class="QLabel" name="label_I_4">
           <property name="geometry">
            <rect>
             <x>50</x>
             <y>20</y>
             <width>81</width>
             <height>20</height>
            </rect>
           </property>
           <property name="minimumSize">
            <size>
             <width>80</width>
             <height>0</height>
            </size>
           </property>
           <property name="text">
            <string>Select RF:</string>
           </property>
          </widget>
          <zorder>groupBox</zorder>
          <zorder>pushButton_Prelim_4</zorder>
          <zorder>groupBox_9</zorder>
          <zorder>comboBox_dipole</zorder>
          <zorder>label_I_3</zorder>
          <zorder>groupBox_10</zorder>
          <zorder>comboBox_dipole_2</zorder>
          <zorder>label_I_4</zorder>
         </widget>
        </item>
        <item>
         <widget class="QGroupBox" name="groupBox_monitor">
          <property name="minimumSize">
           <size>
            <width>600</width>
            <height>0</height>
           </size>
          </property>
          <property name="title">
           <string>Monitor</string>
          </property>
          <layout class="QHBoxLayout" name="horizontalLayout_4"/>
         </widget>
        </item>
       </layout>
      </widget>
      <widget class="QWidget" name="tab_2">
       <attribute name="title">
        <string>Momentum Spread</string>
       </attribute>
       <layout class="QHBoxLayout" name="horizontalLayout_3">
        <item>
         <widget class="QGroupBox" name="groupBox_s_run">
          <property name="minimumSize">
           <size>
            <width>500</width>
            <height>0</height>
           </size>
          </property>
          <property name="maximumSize">
           <size>
            <width>500</width>
            <height>16777215</height>
           </size>
          </property>
          <property name="title">
           <string>Run</string>
          </property>
          <layout class="QGridLayout" name="gridLayout_2">
           <item row="4" column="0">
            <widget class="QPushButton" name="pushButton_CalcDisp">
             <property name="text">
              <string>3. Calculate Dispersion</string>
             </property>
             <property name="checked">
              <bool>false</bool>
             </property>
            </widget>
           </item>
           <item row="6" column="0">
            <widget class="QPushButton" name="pushButton_Calc">
             <property name="text">
              <string>4. Calculate Momentum Spread</string>
             </property>
             <property name="checked">
              <bool>false</bool>
             </property>
            </widget>
           </item>
           <item row="0" column="0">
            <widget class="QCheckBox" name="checkBox_done_mom">
             <property name="text">
              <string>Momentum Measurement Done</string>
             </property>
            </widget>
           </item>
           <item row="7" column="0" colspan="2">
            <widget class="QPushButton" name="pushButton_refreshProfile">
             <property name="text">
              <string>Refresh Profile</string>
             </property>
            </widget>
           </item>
           <item row="1" column="0">
            <widget class="QPushButton" name="pushButton_Checks">
             <property name="text">
              <string>1. Checks</string>
             </property>
             <property name="checked">
              <bool>false</bool>
             </property>
            </widget>
           </item>
           <item row="2" column="0">
            <widget class="QPushButton" name="pushButton_MinBeta">
             <property name="text">
              <string>2. Minimise Beta</string>
             </property>
             <property name="checked">
              <bool>false</bool>
             </property>
            </widget>
           </item>
           <item row="3" column="0">
            <widget class="QPushButton" name="pushButton_SetDispSize">
             <property name="text">
              <string>3. Set Dispersion Size</string>
             </property>
            </widget>
           </item>
          </layout>
         </widget>
        </item>
        <item>
         <widget class="QGroupBox" name="groupBox_s_monitor">
          <property name="minimumSize">
           <size>
            <width>600</width>
            <height>0</height>
           </size>
          </property>
          <property name="title">
           <string>Monitor</string>
          </property>
          <layout class="QHBoxLayout" name="horizontalLayout_5"/>
         </widget>
        </item>
       </layout>
      </widget>
      <widget class="QWidget" name="tabLog">
       <attribute name="title">
        <string>Log</string>
       </attribute>
       <layout class="QHBoxLayout" name="horizontalLayout_6">
        <item>
         <layout class="QGridLayout" name="gridLayout_3"/>
        </item>
       </layout>
      </widget>
     </widget>
    </item>
   </layout>
  </widget>
  <widget class="QMenuBar" name="menubar">
   <property name="geometry">
    <rect>
     <x>0</x>
     <y>0</y>
     <width>1400</width>
     <height>26</height>
    </rect>
   </property>
  </widget>
  <widget class="QStatusBar" name="statusbar"/>
 </widget>
 <resources/>
 <connections/>
</ui>
